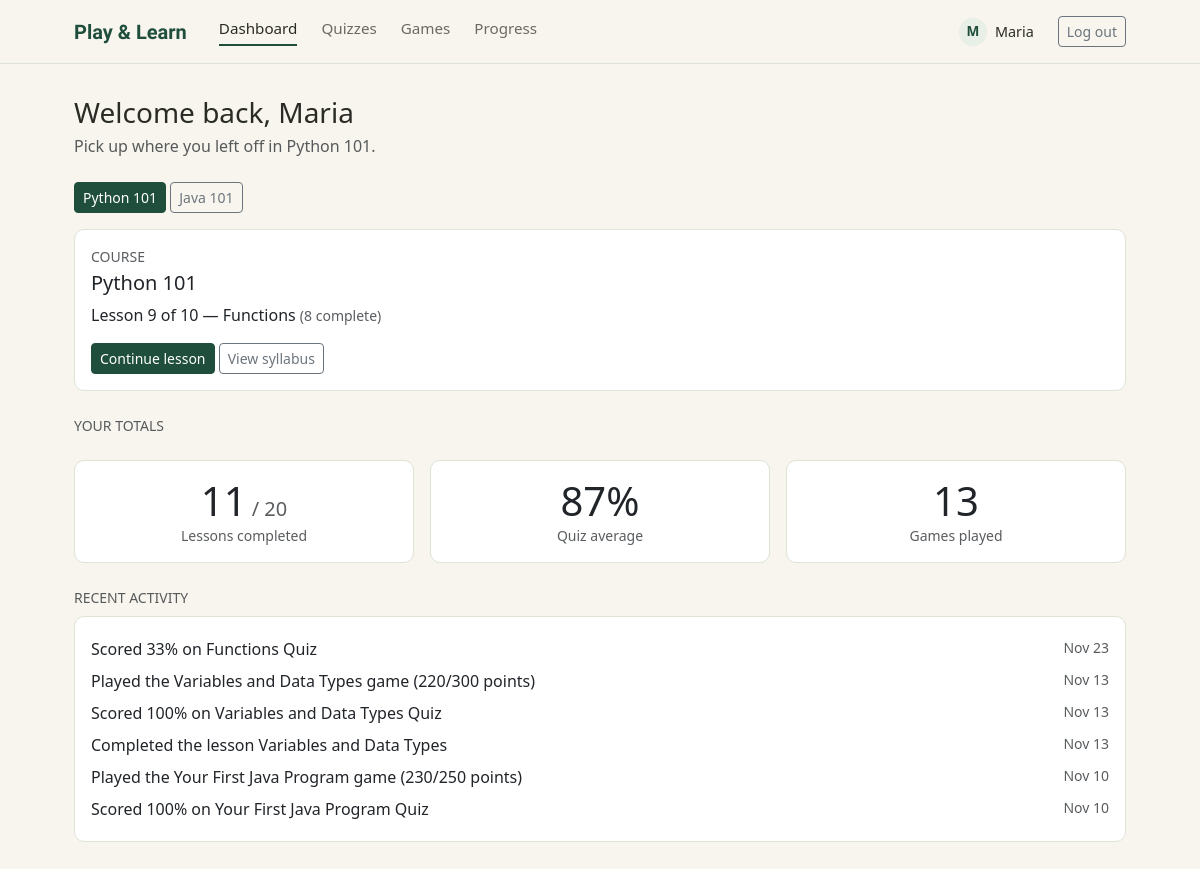
/student/dashboard.php (signed in), run on the app's committed database.
### tables this page shows
CREATE TABLE `courses` (
  `course_id` int NOT NULL AUTO_INCREMENT,
  `title` varchar(100) NOT NULL,
  `description` text,
  `created_by` int NOT NULL,
  `created_at` timestamp NULL DEFAULT CURRENT_TIMESTAMP,
  PRIMARY KEY (`course_id`),
  KEY `created_by` (`created_by`),
  CONSTRAINT `courses_ibfk_1` FOREIGN KEY (`created_by`) REFERENCES `users` (`user_id`)
);

CREATE TABLE `lessons` (
  `lesson_id` int NOT NULL AUTO_INCREMENT,
  `course_id` int NOT NULL,
  `title` varchar(150) NOT NULL,
  `content` text,
  `game_type` varchar(50) DEFAULT NULL,
  `game_data` json DEFAULT NULL,
  `sort_order` int DEFAULT '0',
  PRIMARY KEY (`lesson_id`),
  KEY `course_id` (`course_id`),
  CONSTRAINT `lessons_ibfk_1` FOREIGN KEY (`course_id`) REFERENCES `courses` (`course_id`) ON DELETE CASCADE
);

### includes/auth.php (called while the page is built, shortened)
<?php
function current_user(): array
{
    return [
        'user_id'    => $_SESSION['user_id']    ?? null,
        'role'       => $_SESSION['role']       ?? null,
        'first_name' => $_SESSION['first_name'] ?? null,
    ];
}

### includes/progress.php (called while the page is built, shortened)
<?php
function pl_course_lessons(PDO $pdo, int $courseId, int $studentId): array
{
    $stmt = $pdo->prepare(
        'SELECT lesson_id, title, sort_order, game_type FROM lessons
         WHERE course_id = ? ORDER BY sort_order, lesson_id'
    );
    $stmt->execute([$courseId]);
    $lessons = $stmt->fetchAll(PDO::FETCH_ASSOC);
    $stmt = $pdo->prepare(
        'SELECT q.quiz_id, q.lesson_id, q.title, COUNT(s.question_id) AS questions
         FROM quizzes q
         JOIN lessons l ON l.lesson_id = q.lesson_id
         LEFT JOIN questions s ON s.quiz_id = q.quiz_id
         WHERE l.course_id = ?
         GROUP BY q.quiz_id, q.lesson_id, q.title
         ORDER BY q.quiz_id'
    );
    $stmt->execute([$courseId]);
    $quizzesByLesson = [];
    foreach ($stmt->fetchAll(PDO::FETCH_ASSOC) as $q) {
        $quizzesByLesson[(int) $q['lesson_id']][] = [
            'quiz_id'   => (int) $q['quiz_id'],
            'title'     => $q['title'],
            'questions' => (int) $q['questions'],
        ];
    }
    $stmt = $pdo->prepare(
        'SELECT a.quiz_id, MAX(a.score) AS best
         FROM quiz_attempts a
         JOIN quizzes q ON q.quiz_id = a.quiz_id
         JOIN lessons l ON l.lesson_id = q.lesson_id
         WHERE a.student_id = ? AND l.course_id = ? AND a.score IS NOT NULL
         GROUP BY a.quiz_id'
    );
    $stmt->execute([$studentId, $courseId]);
    $best = [];
    foreach ($stmt->fetchAll(PDO::FETCH_ASSOC) as $row) {
        $best[(int) $row['quiz_id']] = (float) $row['best'];
    }
    $stmt = $pdo->prepare(
        'SELECT p.lesson_id, p.status FROM lesson_progress p
         JOIN lessons l ON l.lesson_id = p.lesson_id
         WHERE p.student_id = ? AND l.course_id = ?'
    );
    $stmt->execute([$studentId, $courseId]);
    $progress = [];
    foreach ($stmt->fetchAll(PDO::FETCH_ASSOC) as $row) {
        $progress[(int) $row['lesson_id']] = $row['status'];
    }
    $earlierDone = true;
    $currentFound = false;
    foreach ($lessons as &$lesson) {
        $id = (int) $lesson['lesson_id'];
        $lesson['lesson_id'] = $id;
        $lesson['quizzes'] = [];
        $lesson['quiz_count'] = 0;
        foreach ($quizzesByLesson[$id] ?? [] as $q) {
            $q['best'] = $best[$q['quiz_id']] ?? null;
            $q['passed'] = $q['best'] !== null && $q['best'] >= PL_PASS_PERCENT;
            $lesson['quizzes'][] = $q;
        }
        $lesson['status'] = $progress[$id] ?? 'not_started';
        $done = $lesson['status'] === 'completed';
        $lesson['locked'] = PL_LOCK_FUTURE_LESSONS && !$earlierDone && !$done;
        $lesson['is_current'] = !$done && !$currentFound;
        if ($lesson['is_current']) {
            $currentFound = true;
        }
        $earlierDone = $earlierDone && $done;
    }
    return $lessons;
}
function pl_current_lesson(array $lessons): ?array
{
    foreach ($lessons as $lesson) {
        if ($lesson['is_current']) {
            return $lesson;
        }
    }
    return $lessons[0] ?? null;
}

### includes/scores.php (called while the page is built, shortened)
<?php
function pl_seconds_between(?string $from, ?string $to): int
{
    $a = $from ? strtotime($from) : false;
    $b = $to ? strtotime($to) : false;
    return ($a === false || $b === false) ? 0 : max(0, $b - $a);
}
function pl_summary(PDO $pdo, int $studentId): array
{
    $one = function (string $sql, array $args = []) use ($pdo) {
        $stmt = $pdo->prepare($sql);
        $stmt->execute($args);
        return $stmt->fetchColumn();
    };
    $totalLessons = (int) $pdo->query('SELECT COUNT(*) FROM lessons')->fetchColumn();
    $completed = (int) $one("SELECT COUNT(*) FROM lesson_progress WHERE student_id = ? AND status = 'completed'", [$studentId]);
    $stmt = $pdo->prepare('SELECT score, started_at, finished_at FROM quiz_attempts WHERE student_id = ? AND score IS NOT NULL');
    $stmt->execute([$studentId]);
    $attempts = $stmt->fetchAll(PDO::FETCH_ASSOC);
    $quizSeconds = 0;
    $scoreSum = 0.0;
    $last = [];
    foreach ($attempts as $a) {
        $scoreSum += (float) $a['score'];
        $quizSeconds += pl_seconds_between($a['started_at'], $a['finished_at']);
        $last[] = $a['finished_at'];
    }
    $stmt = $pdo->prepare('SELECT time_spent_seconds, completed_at FROM game_attempts WHERE student_id = ?');
    $stmt->execute([$studentId]);
    $games = $stmt->fetchAll(PDO::FETCH_ASSOC);
    $gameSeconds = 0;
    foreach ($games as $g) {
        $gameSeconds += (int) $g['time_spent_seconds'];
        $last[] = $g['completed_at'];
    }
    $lessonSeconds = (int) $one('SELECT COALESCE(SUM(time_spent_seconds), 0) FROM lesson_progress WHERE student_id = ?', [$studentId]);
    $last[] = $one('SELECT MAX(completed_at) FROM lesson_progress WHERE student_id = ?', [$studentId]) ?: null;
    $last = array_filter($last);
    return [
        'lessons_completed'  => $completed,
        'total_lessons'      => $totalLessons,
        'quizzes_taken'      => count($attempts),
        'quiz_average'       => $attempts ? round($scoreSum / count($attempts), 1) : null,
        'games_played'       => count($games),
        'time_spent_seconds' => $quizSeconds + $gameSeconds + $lessonSeconds,
        'last_active_at'     => $last ? max($last) : null,
    ];
}

### student/dashboard.php (the view, shortened to what this page needs)
<?php
require __DIR__ . '/../includes/auth.php';
require __DIR__ . '/../config/db.php';
require __DIR__ . '/../includes/progress.php';
require __DIR__ . '/../includes/scores.php';
$student_id = (int) $_SESSION['user_id'];
$courses = $pdo->query('SELECT course_id, title FROM courses ORDER BY course_id')->fetchAll();
$course = null;
$course = $course ?? ($courses[0] ?? null);
$lessons = $course ? pl_course_lessons($pdo, (int) $course['course_id'], $student_id) : [];
$total_lessons = count($lessons);
$completed_here = count(array_filter($lessons, function ($l) { return $l['status'] === 'completed'; }));
$current_lesson = pl_current_lesson($lessons);
$course_done = $total_lessons > 0 && $completed_here === $total_lessons;
$current_index = 1;
foreach ($lessons as $i => $l) {
    if ($current_lesson && $l['lesson_id'] === $current_lesson['lesson_id']) { $current_index = $i + 1; }
}
$summary = pl_summary($pdo, $student_id);
$activity = [];
$stmt = $pdo->prepare('SELECT q.title, a.score, a.finished_at AS at FROM quiz_attempts a JOIN quizzes q ON q.quiz_id = a.quiz_id
                       WHERE a.student_id = ? AND a.score IS NOT NULL ORDER BY a.finished_at DESC, a.attempt_id DESC LIMIT 5');
$stmt->execute([$student_id]);
foreach ($stmt->fetchAll() as $r) {
    $activity[] = ['at' => $r['at'], 'text' => 'Scored ' . (int) round((float) $r['score']) . '% on ' . $r['title']];
}
$stmt = $pdo->prepare('SELECT l.title, g.score, g.max_score, g.completed_at AS at FROM game_attempts g JOIN lessons l ON l.lesson_id = g.lesson_id
                       WHERE g.student_id = ? ORDER BY g.completed_at DESC, g.game_attempt_id DESC LIMIT 5');
$stmt->execute([$student_id]);
foreach ($stmt->fetchAll() as $r) {
    $activity[] = ['at' => $r['at'], 'text' => 'Played the ' . $r['title'] . ' game (' . (int) $r['score'] . '/' . (int) $r['max_score'] . ' points)'];
}
$stmt = $pdo->prepare("SELECT l.title, p.completed_at AS at FROM lesson_progress p JOIN lessons l ON l.lesson_id = p.lesson_id
                       WHERE p.student_id = ? AND p.status = 'completed' ORDER BY p.completed_at DESC LIMIT 5");
$stmt->execute([$student_id]);
foreach ($stmt->fetchAll() as $r) {
    $activity[] = ['at' => $r['at'], 'text' => 'Completed the lesson ' . $r['title']];
}
usort($activity, function ($a, $b) { return strcmp((string) $b['at'], (string) $a['at']); });
$activity = array_slice($activity, 0, 6);
require __DIR__ . '/../includes/header.php';
?>
<div class="pl-welcome mb-4">
    <h1 class="h3 mb-1">Welcome back, <?= htmlspecialchars(current_user()['first_name'] ?? 'Student') ?></h1>
    <?php if ($course): ?>
        <p class="text-muted mb-0">Pick up where you left off in <?= htmlspecialchars($course['title']) ?>.</p>
    <?php endif; ?>
</div>
<div class="mb-3">
    <?php foreach ($courses as $c): ?>
        <a class="btn btn-sm <?= $course && (int) $c['course_id'] === (int) $course['course_id'] ? 'btn-pl-primary' : 'btn-outline-secondary' ?>"
           href="/student/dashboard.php?course_id=<?= (int) $c['course_id'] ?>">
            <?= htmlspecialchars($c['title']) ?>
        </a>
    <?php endforeach; ?>
</div>
<?php if ($course): ?>
<div class="card pl-card mb-4">
    <div class="card-body">
        <p class="text-uppercase small text-muted mb-1">Course</p>
        <h2 class="h5"><?= htmlspecialchars($course['title']) ?></h2>
        <?php if ($current_lesson): ?>
            <?php if ($course_done): ?>
                <p class="mb-3">You've completed all <?= $total_lessons ?> lessons. Nice work! You can revisit any of them from the syllabus.</p>
            <?php else: ?>
                <p class="mb-3">
                    Lesson <?= $current_index ?> of <?= $total_lessons ?> &mdash;
                    <?= htmlspecialchars($current_lesson['title']) ?>
                    <span class="text-muted small">(<?= $completed_here ?> complete)</span>
                </p>
                <a class="btn btn-pl-primary btn-sm" href="/student/lesson.php?id=<?= (int) $current_lesson['lesson_id'] ?>">
                    <?= $current_lesson['status'] === 'not_started' ? 'Start lesson' : 'Continue lesson' ?>
                </a>
            <?php endif; ?>
            <a class="btn btn-outline-secondary btn-sm" href="/student/syllabus.php?course_id=<?= (int) $course['course_id'] ?>">
                View syllabus
            </a>
        <?php else: ?>
            <p class="text-muted mb-0">No lessons loaded for this course yet.</p>
        <?php endif; ?>
    </div>
</div>
<?php endif; ?>
<div class="row g-3 mb-4">
    <div class="col-12">
        <p class="text-uppercase small text-muted mb-2">Your totals</p>
    </div>
    <div class="col-md-4">
        <div class="card pl-card text-center">
            <div class="card-body">
                <p class="display-6 mb-0"><?= $summary['lessons_completed'] ?><span class="fs-5 text-muted"> / <?= $summary['total_lessons'] ?></span></p>
                <p class="text-muted small mb-0">Lessons completed</p>
            </div>
        </div>
    </div>
    <div class="col-md-4">
        <div class="card pl-card text-center">
            <div class="card-body">
                <p class="display-6 mb-0"><?= $summary['quiz_average'] === null ? '—' : (int) round($summary['quiz_average']) . '%' ?></p>
                <p class="text-muted small mb-0">Quiz average</p>
            </div>
        </div>
    </div>
    <div class="col-md-4">
        <div class="card pl-card text-center">
            <div class="card-body">
                <p class="display-6 mb-0"><?= $summary['games_played'] ?></p>
                <p class="text-muted small mb-0">Games played</p>
            </div>
        </div>
    </div>
</div>
<div>
    <p class="text-uppercase small text-muted mb-2">Recent activity</p>
    <div class="card pl-card">
        <div class="card-body">
            <?php if ($activity): ?>
                <ul class="list-unstyled mb-0">
                    <?php foreach ($activity as $a): ?>
                        <li class="d-flex justify-content-between gap-3 py-1">
                            <span><?= htmlspecialchars($a['text']) ?></span>
                            <span class="text-muted small text-nowrap"><?= htmlspecialchars(date('M j', strtotime($a['at']))) ?></span>
                        </li>
                    <?php endforeach; ?>
                </ul>
            <?php else: ?>
                <p class="text-muted mb-0">Nothing yet. Start your first lesson and it will show up here.</p>
            <?php endif; ?>
        </div>
    </div>
</div>
<?php require __DIR__ . '/../includes/footer.php'; ?>

### assets/css/style.css (style rules this page uses)
:root { --pl-cream: #F7F5EE; --pl-green-dark: #1F4E3D; --pl-green-mid: #2F6B4F; --pl-green-pale: #E7EFE6; --pl-border: #DDE3D6; --pl-text: #2B2B26; --pl-text-muted: #6B6A62; }
body { background: var(--pl-cream); color: var(--pl-text); font-family: 'Segoe UI', system-ui, -apple-system, sans-serif; }
.pl-card { background: #fff; border: 1px solid var(--pl-border); border-radius: 10px; }
.btn-pl-primary { background: var(--pl-green-dark); border-color: var(--pl-green-dark); color: #fff; }

### data on the page
courses: title "Python 101"
courses: title "Java 101"
lessons: title "Functions"

### other printed values
substr($user['first_name'] ?? '?', 0, 1) "M"
$user['first_name'] "Maria"
current_user()['first_name'] "Maria"
$current_index "9"
$total_lessons "10"
$completed_here "8"
$summary['lessons_completed'] "11"
$summary['total_lessons'] "20"
$summary['quiz_average'] "87"
$summary['games_played'] "13"
$a['text'] "Scored 33% on Functions Quiz"
date('M j', strtotime($a['at'])) "Nov 23"
$a['text'] "Played the Variables and Data Types game (220/300 points)"
date('M j', strtotime($a['at'])) "Nov 13"
$a['text'] "Scored 100% on Variables and Data Types Quiz"
